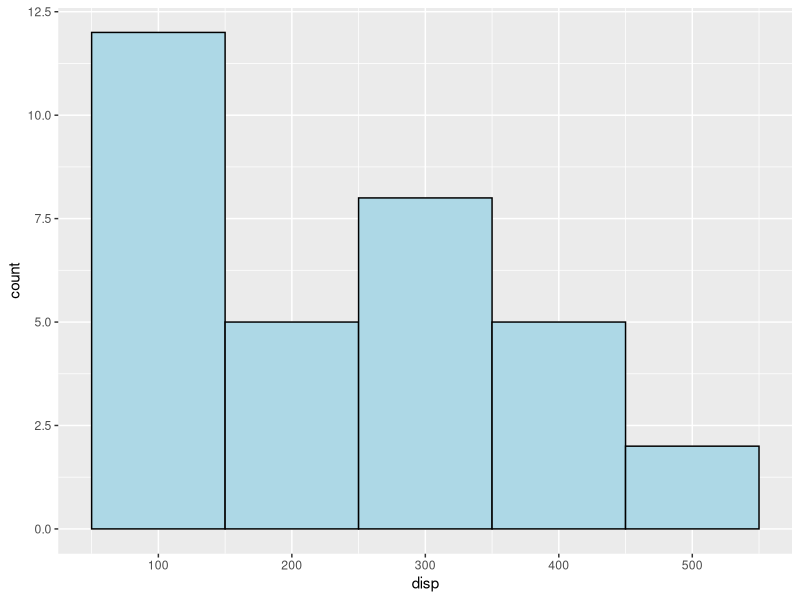
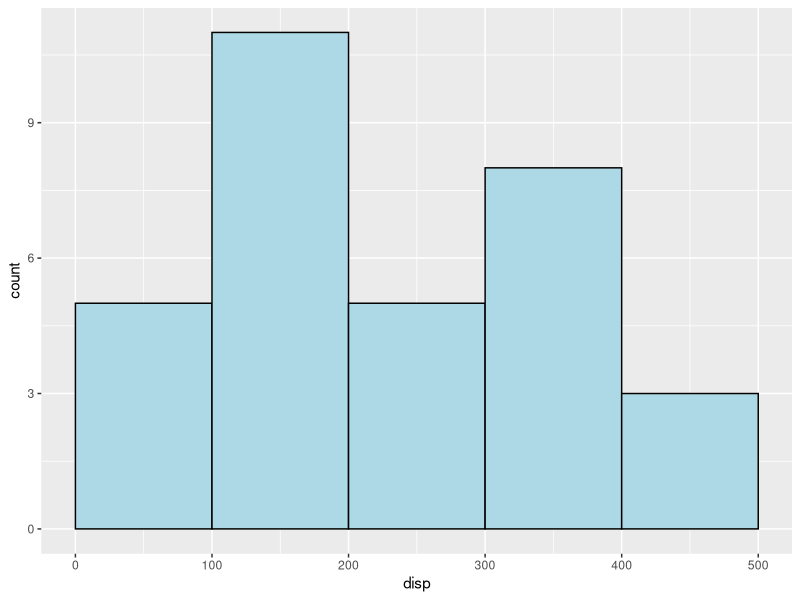
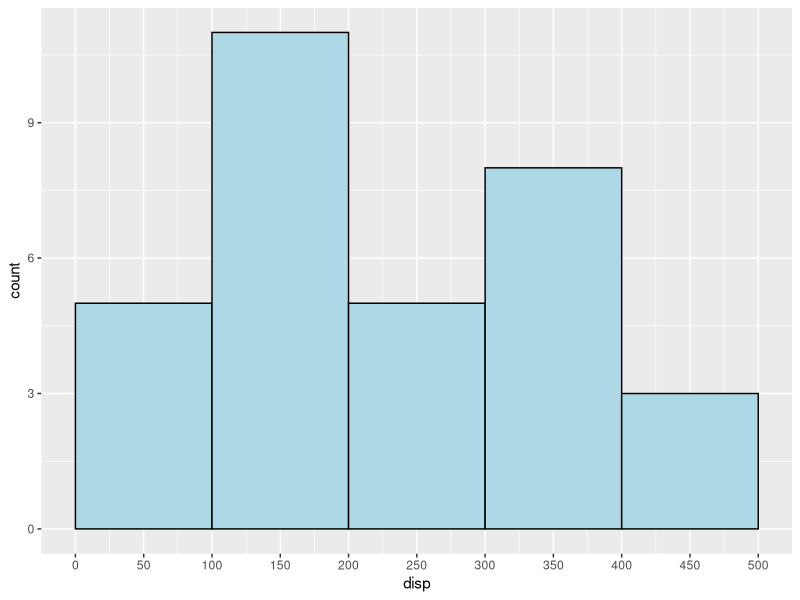
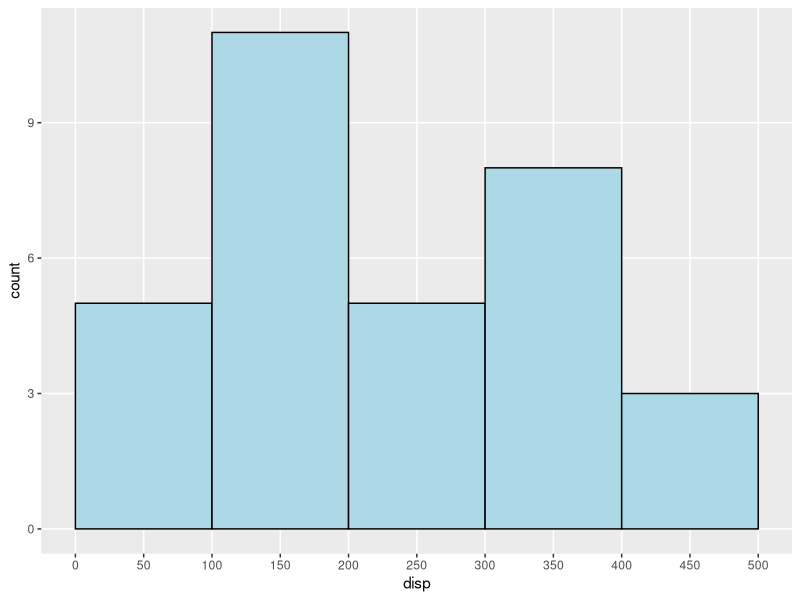
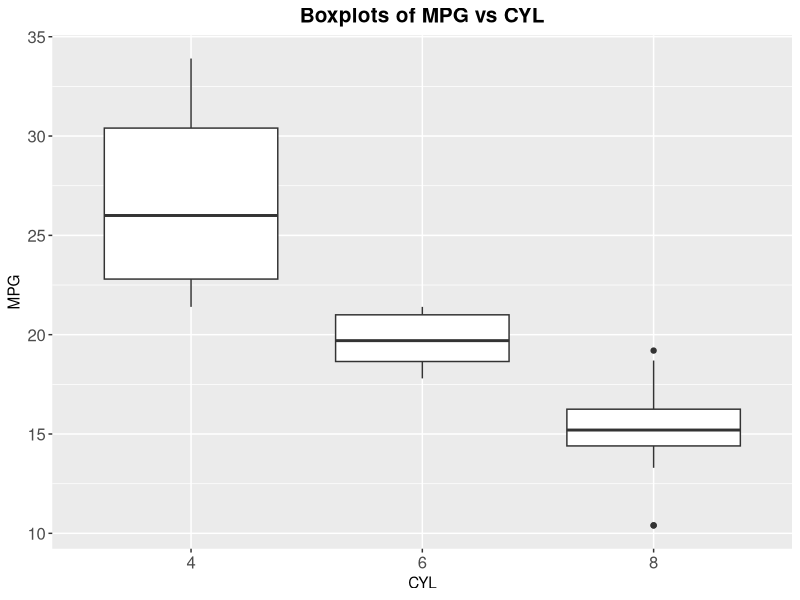
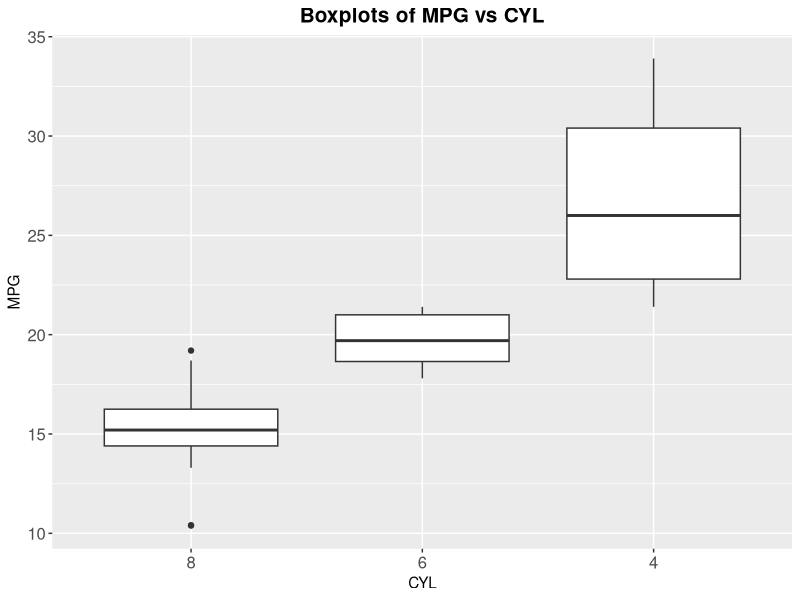
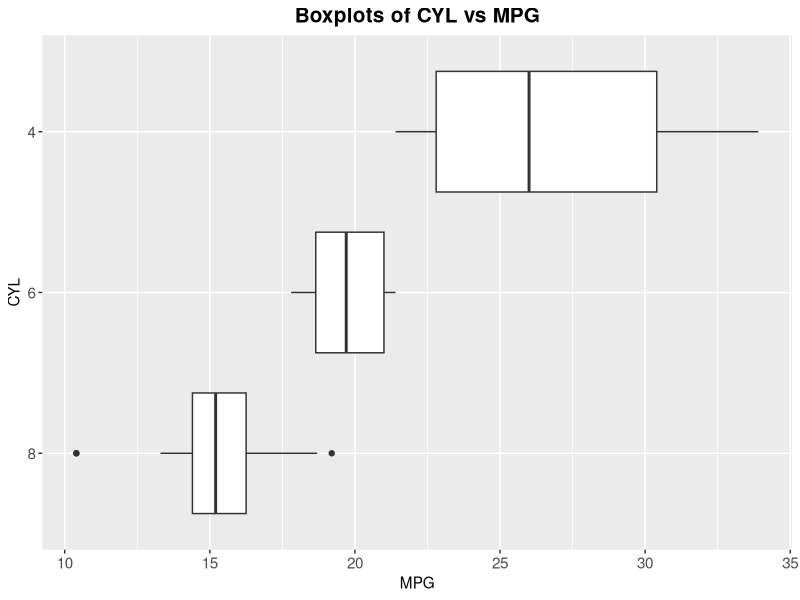
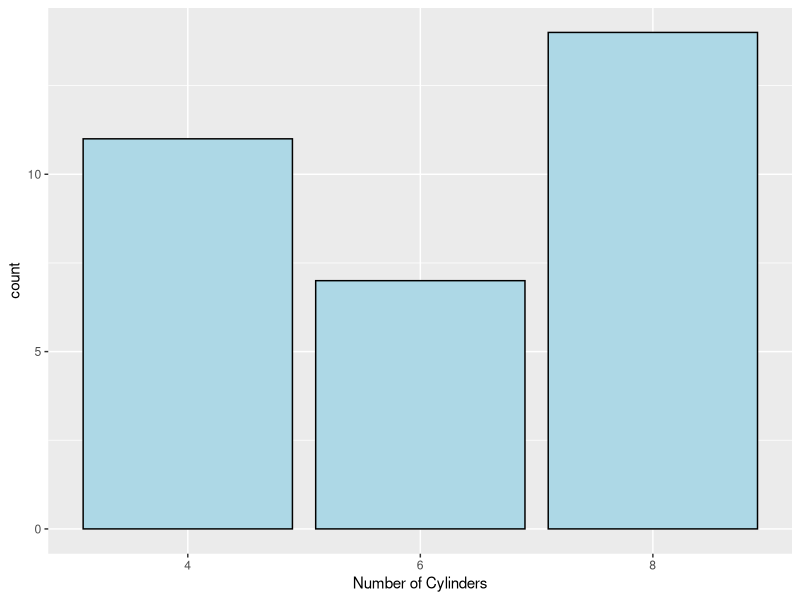

The R source for these figures, in order:
## ---- chunk 1
knitr::opts_chunk$set(echo = TRUE)

library("ggplot2")
library("tidyverse")
library("dplyr")
library("tidyr")
library("GGally")
library("vcd")
library("RColorBrewer")
library("ggalluvial")
## ---- chunk 2
mtcars %>% 
    ggplot(aes(x = disp)) + 
    geom_histogram(color = "black", fill = "lightblue",
                   binwidth = 100, center = 100)
## ---- chunk 3
mtcars %>% 
    ggplot(aes(x = disp)) + 
    geom_histogram(color = "black", fill = "lightblue",
                   binwidth = 100, center = 50)
## ---- chunk 4
mtcars %>% 
    ggplot(aes(x = disp)) + 
    geom_histogram(color = "black", fill = "lightblue",
                   binwidth = 100, center = 50) +
  scale_x_continuous(breaks = seq(0, 500, 50))
## ---- chunk 5
mtcars %>% 
    ggplot(aes(x = disp)) + 
    geom_histogram(color = "black", fill = "lightblue",
                   binwidth = 100, center = 50) +
  scale_x_continuous(breaks = seq(0, 500, 50)) +
  theme(panel.grid.minor = element_blank())
## ---- chunk 6
mtcars %>%
ggplot(aes(x=as.factor(cyl), y=mpg)) + 
    geom_boxplot() +
    labs(x = "CYL", y = "MPG", 
    subtitle = "Boxplots of MPG vs CYL")+
    theme(axis.text.x   = element_text(size = 12),
        axis.text.y   = element_text(size = 12),
        plot.subtitle = element_text(size = 15, face = "bold", hjust = 0.5))
## ---- chunk 7
mtcars %>%
ggplot(aes(x=reorder(as.factor(cyl),mpg,median), y=mpg)) + 
    geom_boxplot() +
    labs(x = "CYL", y = "MPG", 
    subtitle = "Boxplots of MPG vs CYL")+
    theme(axis.text.x   = element_text(size = 12),
        axis.text.y   = element_text(size = 12),
        plot.subtitle = element_text(size = 15, face = "bold", hjust = 0.5))
## ---- chunk 8
mtcars %>%
ggplot(aes(x=reorder(as.factor(cyl),mpg,median), y=mpg)) + 
    geom_boxplot() +
    labs(x = "CYL", y = "MPG", 
    subtitle = "Boxplots of CYL vs MPG")+
    theme(axis.text.x   = element_text(size = 11),
        axis.text.y   = element_text(size = 11),
        plot.subtitle = element_text(size = 15, face = "bold", hjust = 0.5)) +
        coord_flip()
## ---- chunk 9
mtcars %>%
ggplot(aes(x=as.factor(cyl))) + 
  labs(x = "Number of Cylinders") +
  geom_bar(fill="lightblue",color="black")
## ---- chunk 10

mtcars_new <- mtcars
mtcars_new$cyl <- factor(mtcars_new$cyl, levels = c(4,6,8))
mtcars_new$cyl <- fct_recode(mtcars_new$cyl,"Car Models with 4 Cylinders" = "4", "Car Models with 6 Cylinders" = "6","Car Models with 8 Cylinders" = "8")
mtcars_new %>%
ggplot(aes(x=as.factor(cyl))) + 
  labs(x = "Number of Cylinders") +
  geom_bar(fill="lightblue",color="black")

## ---- chunk 11
mtcars_new_1 <- mtcars
ggparcoord(mtcars_new_1,columns=1:5,scale='globalminmax')
## ---- chunk 12
ggparcoord(mtcars_new_1,columns=1:5,scale='uniminmax',alphaLines=.3, splineFactor=10,title='mtcars parallel coordinates')
## ---- chunk 13
mosaic(cyl~gear,direction = c("v", "h") ,mtcars,highlighting_fill=brewer.pal(3,'Blues'))
## ---- chunk 14
library(ggalluvial)
ggplot(as.data.frame(Titanic),
       aes(axis1 = Class,axis3 = Age,axis2 = Sex, axis4 = Survived)) +
  geom_alluvium(aes(fill = Class),color='blue') +
  geom_stratum() +
  geom_text(stat = "stratum", aes(label = after_stat(stratum))) +
  scale_x_continuous(breaks = 1:4, labels = c("Class", "Sex", "Age","Survived")) +
  ggtitle("Titanic Alluvial")
## ---- chunk 15
mtcars_modified <- mtcars %>% 
  mutate(disAndCyl = disp/cyl)

mtcars_modified
# You can see a column called "disAndCyl" has been added to the dataset.
## ---- chunk 16
mtcars_modified <- mtcars %>% 
  filter(xor(cyl==6,mpg==21.0)) %>% 
  mutate(carType = "new type")

mtcars_modified
## ---- chunk 17
mtcars %>%
  ggplot(aes(x = mpg)) +
  geom_histogram(color = "black", fill = "lightblue") +
  facet_grid(~ cyl)
## ---- chunk 18
titanic <-as.data.frame(Titanic)
titanic %>% 
     sapply(levels)
## ---- chunk 19
titanic
## ---- chunk 20
titanic_new <- titanic %>% 
  count(Class,Sex,sort = TRUE,name ="Freq") %>%
  pivot_wider(id_cols = Class, names_from = Sex,values_from = Freq) %>%
  rowwise() 

titanic_new
## ---- chunk 21
titanic_new_1<-titanic_new %>% 
    pivot_longer(cols = !Class,names_to = "Sex",values_to = "frequency")
titanic_new_1
